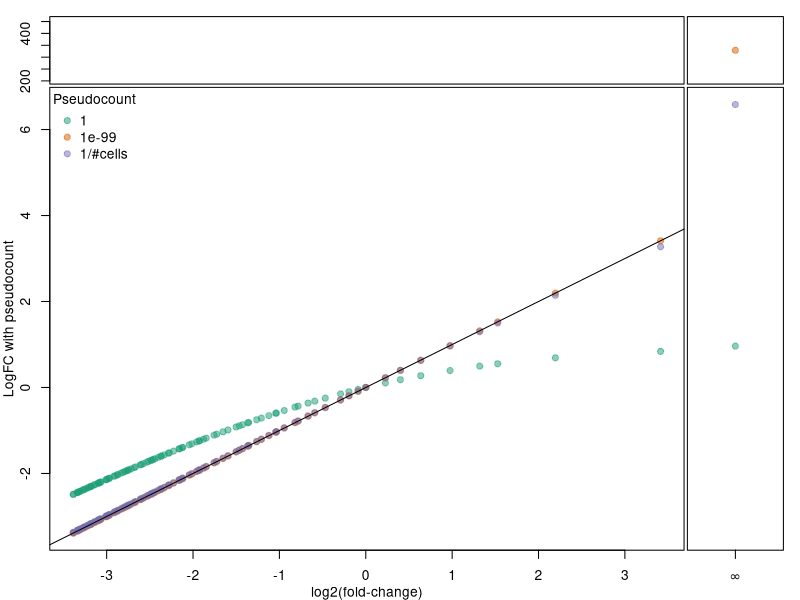
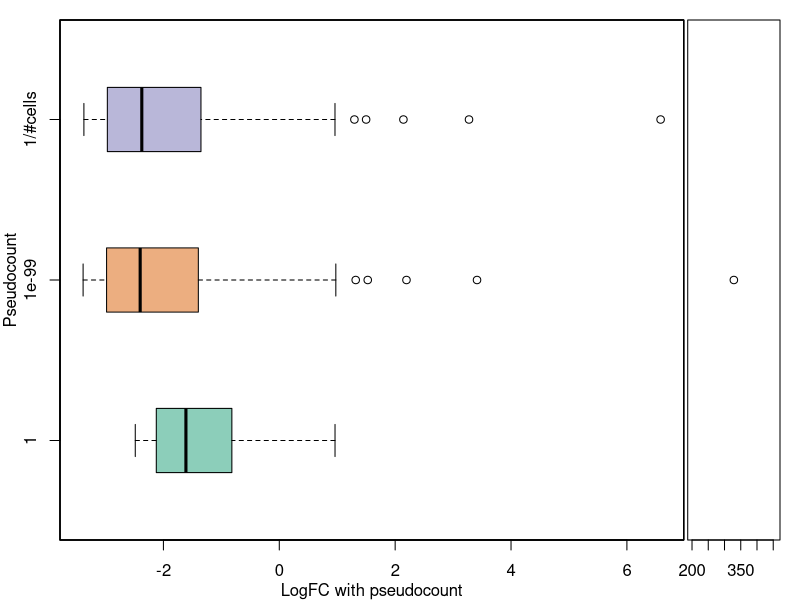

The R source for these figures, in order:
## See https://baderlab.github.io/scRNAseq_meCortex/PipelineV2/pseudocountTest
library(scales)
library(RColorBrewer)

mean.logX <- function(data,ex=2,pc=1,pc.out) { log(mean(ex^data - pc) + pc.out,base=ex) }
halfway <- 10

testData <- t(sapply(seq(0,.099,.001),function(prob) rbinom(1e3,100,prob)))
fc <- rowMeans(testData)[halfway] / rowMeans(testData)
testMeans <- rowMeans(testData)
logTestData <- log2(testData + 1)


pseudocount.use <- c(1,1e-99,1/nrow(testData))
testLogMeans <- sapply(pseudocount.use,function(X) apply(logTestData,MARGIN=1,FUN=mean.logX,pc.out=X))
logFC <- apply(testLogMeans,2,function(X) X[halfway] - X)

pdf(file="../Reports/18_F1000Res_scClustViz/Fig1a.pdf",height=6,width=6)
layout(matrix(c(3,1,4,2),2),widths=c(6,1),heights=c(1,6))
par(mar=c(3,3,.1,.1),mgp=2:0)
plot(x=NULL,y=NULL,xlim=range(log2(fc)[-1]),ylim=c(min(logFC),max(logFC[,-2])),
     xlab="log2(fold-change)",ylab="LogFC with pseudocount")
for (i in 1:ncol(logFC)) {
  points(log2(fc)[-1],logFC[-1,i],pch=19,col=alpha(brewer.pal(3,"Dark2")[i],.5))
}
abline(0,1)
legend("topleft",bty="n",pch=19,col=alpha(brewer.pal(3,"Dark2"),.5),
       legend=c("1","1e-99","1/#cells"),title="Pseudocount")
par(mar=c(3,.1,.1,1))
plot(x=c(1,1),y=logFC[1,-2],ylim=c(min(logFC),max(logFC[,-2])),
     xaxt="n",yaxt="n",xlab=NA,
     pch=19,col=alpha(brewer.pal(3,"Dark2"),.5)[c(1,3)])
axis(1,1,expression(infinity))
par(mar=c(.1,3,1,.1))
plot(x=1,y=logFC[1,2],type="n",xaxt="n",ylab=NA)
par(mar=c(.1,.1,1,1))
plot(x=1,y=logFC[1,2],xaxt="n",yaxt="n",
     pch=19,col=alpha(brewer.pal(3,"Dark2"),.5)[2])
dev.off()


pdf(file="../Reports/18_F1000Res_scClustViz/Fig1b.pdf",height=3,width=6)
layout(rbind(1:2),widths=c(6,1))
par(mar=c(3,3,1,.1),mgp=2:0)
plot(x=NULL,y=NULL,xlim=c(min(logFC),max(logFC[,-2])),ylim=c(.5,3.5),
     yaxt="n",ylab="Pseudocount",xlab="LogFC with pseudocount")
axis(2,1:3,c("1","1e-99","1/#cells"))
for (i in 1:ncol(logFC)) {
  if (i == 2) { drop2 <- -1 } else { drop2 <- 1:nrow(logFC) }
  boxplot(logFC[drop2,i],col=alpha(brewer.pal(3,"Dark2")[i],.5),
          add=T,at=i,horizontal=T,xaxt="n")
}
par(mar=c(3,.1,1,1))
plot(x=logFC[1,2],y=2,ylim=c(.5,3.5),yaxt="n",xlab=NA)
dev.off()
